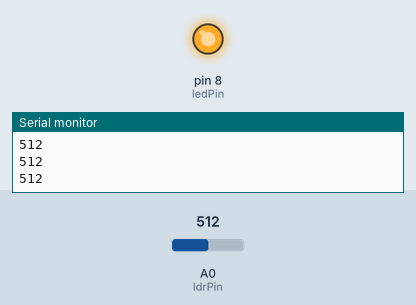
A sketch run on a simulated Arduino Uno, built with avr-gcc and run on an emulated ATmega328P. On the bench: output pins drawn as LEDs (lit = HIGH), the last lines printed to the serial monitor. Inputs (shaded band) come from the test bench; at power-on: A0 (ldrPin) = 512.

Above: at 1.2 s.
1.3 s: A0 (ldrPin) set to 992
2.8 s: A0 (ldrPin) set to 1016
At 4.0 s:
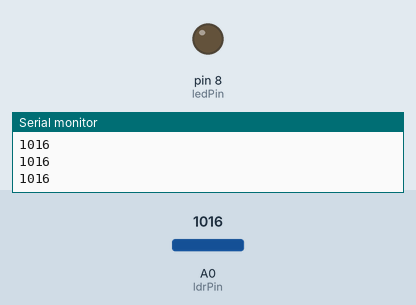
4.3 s: A0 (ldrPin) set to 990
At 5.2 s:
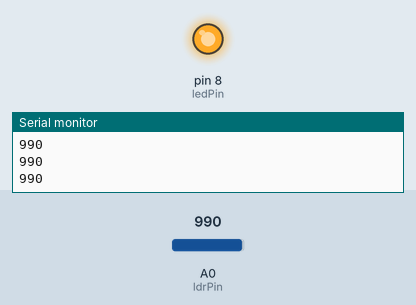
5.8 s: A0 (ldrPin) set to 1010
At 6.5 s:
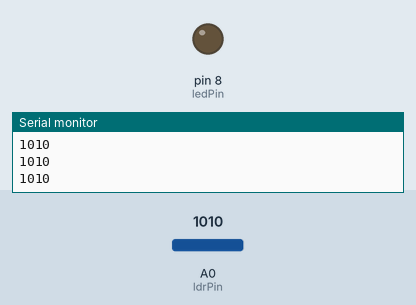
Timing chart, 0 to 8.3 s (numbered marks = the images above; inputs shaded):
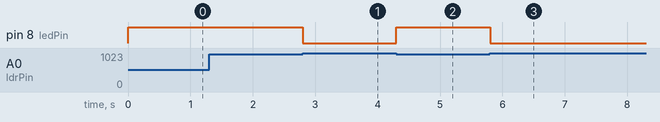

Measured:
- the behaviour switches between 999 and 1000 on A0 (ldrPin) (found by bisection; images 0 and 1)
- after the input at 2.8 s, pin 8 (ledPin): HIGH → LOW at once
- after the input at 4.3 s, pin 8 (ledPin): LOW → HIGH at once
- after the input at 5.8 s, pin 8 (ledPin): HIGH → LOW at once

The sketch:

LDR_code.ino
```cpp
const int ledPin = 8;
const int ldrPin = A0;

void setup() {

  Serial.begin(9600);
  pinMode(ledPin, OUTPUT);
  pinMode(ldrPin, INPUT);
}

void loop() {
   int ldrStatus = analogRead(ldrPin);

  //check if the LDR status is <= 300
  //if it is, the LED is HIGH

   if (ldrStatus < 1000) { //use flashlight to act as sun..
     digitalWrite(ledPin, HIGH);               //turn LED on
    //Serial.println("LDR is DARK, LED is ON");
    }
  else {

    digitalWrite(ledPin, LOW);          //turn LED off
    //Serial.println("---------------");
  }
  Serial.println(ldrStatus);
}
```
